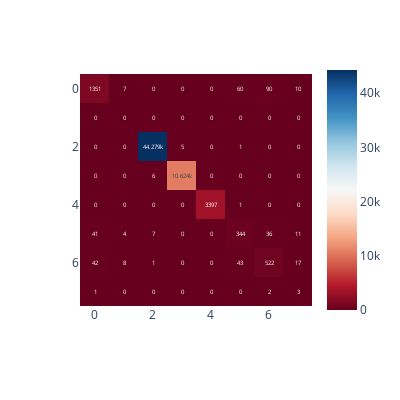

The cell this chart's notebook holds for it:
### Code cell
# Calc  confusion matrix
cm = confusion_matrix(pred, z_test)

# Show CM and classification_repor
print("XGB Classifier : \n")
print(f"\nConfusion Matrix :")
fig = px.imshow(cm, text_auto=True, color_continuous_scale='rdbu', width=400, height=400)
fig.show()
print(classification_report(z_test, pred))

### Figure 1 — Plotly figure (JSON) as saved in the notebook; plotly's stock layout.template omitted (floating-point values rounded to 4 significant figures)
{"data": [{"coloraxis": "coloraxis", "hovertemplate": "x: %{x}<br>y: %{y}<br>color: %{z}<extra></extra>", "name": "0", "texttemplate": "%{z}", "type": "heatmap", "xaxis": "x", "yaxis": "y", "z": [[1351, 7, 0, 0, 0, 60, 90, 10], [0, 0, 0, 0, 0, 0, 0, 0], [0, 0, 44279, 5, 0, 1, 0, 0], [0, 0, 6, 10624, 0, 0, 0, 0], [0, 0, 0, 0, 3397, 1, 0, 0], [41, 4, 7, 0, 0, 344, 36, 11], [42, 8, 1, 0, 0, 43, 522, 17], [1, 0, 0, 0, 0, 0, 2, 3]]}], "layout": {"coloraxis": {"colorscale": [[0, "rgb(103,0,31)"], [0.1, "rgb(178,24,43)"], [0.2, "rgb(214,96,77)"], [0.3, "rgb(244,165,130)"], [0.4, "rgb(253,219,199)"], [0.5, "rgb(247,247,247)"], [0.6, "rgb(209,229,240)"], [0.7, "rgb(146,197,222)"], [0.8, "rgb(67,147,195)"], [0.9, "rgb(33,102,172)"], [1, "rgb(5,48,97)"]]}, "height": 400, "margin": {"t": 60}, "width": 400, "xaxis": {"anchor": "y", "constrain": "domain", "domain": [0, 1], "scaleanchor": "y"}, "yaxis": {"anchor": "x", "autorange": "reversed", "constrain": "domain", "domain": [0, 1]}}}
